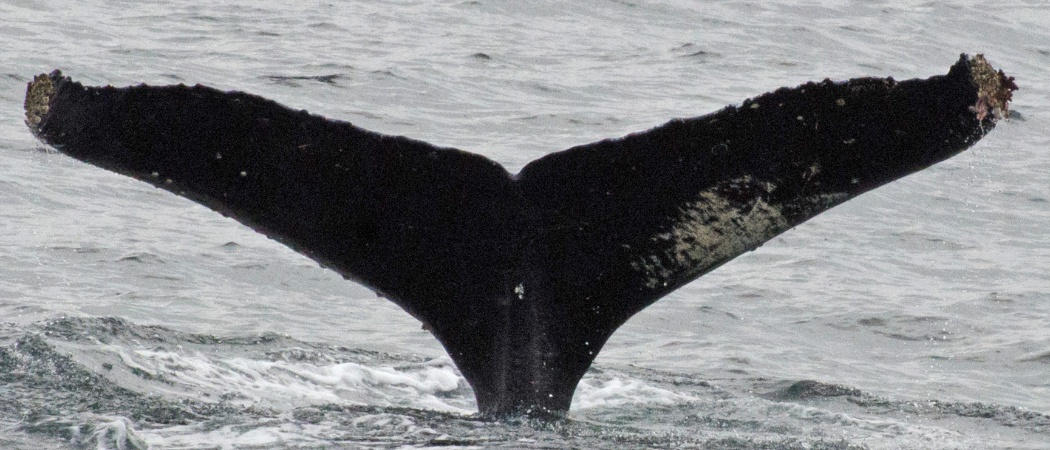
#> input picture 04. Global features/whale_tail/test_image_00.jpg, 1050 x 450 px
$ jupyter execute --allow-errors homework_4.ipynb
#> lines starting #> are read from the running program, lines starting #| are printed output that depends on the picture
#> further down, img is the input picture: shape (450, 1050, 3); mean B, G, R 136.4, 133.8, 132.3
# Homework 4

# Задача №1 - Хвост кита

Не так давно на kaggle было соревнование по классификации горбатых китов по снимках их хвостов. Одним из приемов для улучшения работы нейронной сети было выделение маски хвоста. Затем по этой маске вырезался хвост на исходном изображенииа, нормировался, отображался на черный фон и подавался нейронной сети на вход.

Ваша задача - написать программу, которая совершут предобработку картинки, писанную выше. Т.е. найти маску хвоста, по маске вырезать из исходного изображения хвост, нормировать изображение хвоста так, чтобы оно всегда имело один заданный размер равномерно занимало место, то есть если хвост был повернут, его нужно выпрямить.

Изображения хвостов находятся в приложении к этому занятию.

<table><tr>
    <td>  </td>
    <td>  </td>
    <td>  </td>
</tr></table>

[cell 1]
import numpy as np
import cv2
import matplotlib.pyplot as plt
import skimage
import math

[cell 2]
def plot_transform_result(src_image, transform_image, is_gray=False):
    """
    Отрисовать с помощью plt исходное изображение и его преобразование.

    :param src_image: np.ndarray: исходное изображение
    :param transform_image: np.ndarray: преобразованное изображение
    :param is_gray: bool: флаг для отображения ЧБ изображений
    :return: None
    """
    fig, m_axs = plt.subplots(1, 2, figsize=(6.4*2, 4.8*2), constrained_layout=False)
    ax1, ax2 = m_axs

    cmap = 'gray' if is_gray else None
    ax1.set_title('Исходное изображение')
    ax1.imshow(src_image, cmap=cmap)
    ax1.set_xticks([]), ax1.set_yticks([])
    ax2.set_title('Результат преобразования')
    ax2.imshow(transform_image, cmap=cmap)
    ax2.set_xticks([]), ax2.set_yticks([])
    plt.show()

[cell 3]
def plot_one_image(src_image, is_gray=False):
    """
    Отрисовать с помощью plt исходное изображение.

    :param src_image: np.ndarray: исходное изображение
    :param is_gray: bool: флаг для отображения ЧБ изображений
    :return: None
    """
    fig, m_axs = plt.subplots(1, 1, figsize=(6.4*2, 4.8*2), constrained_layout=False)
    ax1 = m_axs

    cmap = 'gray' if is_gray else None
    ax1.set_title('Исходное изображение')
    ax1.imshow(src_image, cmap=cmap)
    ax1.set_xticks([]), ax1.set_yticks([])
    plt.show()

[cell 4]
def auto_canny(image, sigma=0.3):
    v = np.median(image)

    lower = int(max(0, (1.0 - sigma) * v))
    upper = int(min(255, (1.0 + sigma) * v))
    edged = cv2.Canny(image, lower, upper)

    return edged

[cell 5]
def predprodact(image): # убераем подписи снизу у некоторых картинок
    h, w, _ = image.shape
    if(image[h - 1].mean()  > 253):
        first = True
        for i in range(h // 2, len(image)):
            if(image[i].mean() > 253):
                image = image[0 : i]
                break;

    return image

[cell 6]
def dots(corners, image):
    h, w, _ = image.shape
    hm, wm = h // 2, w // 2
    deviation = []
    for i in range(len(corners)): # находим отклонение каждой точки от середины левого угла и правого угла
        now = []
        now.append(abs(0 - corners[i][0][1]) + abs(0 - corners[i][0][0]))
        now.append(abs(0 - corners[i][0][1]) + abs(w - corners[i][0][0]))
        now.append(abs( 4 * hm // 3 - corners[i][0][1]) + abs(wm - corners[i][0][0]))
        now.append(i)
        deviation.append(now)

    left = corners[sorted(deviation, key=lambda dev : dev[0])[0][3]][0]
    right = corners[sorted(deviation, key=lambda dev : dev[1])[0][3]][0]
    middle = corners[sorted(deviation, key=lambda dev : dev[2])[0][3]][0]

    return [left, right, middle]

[cell 7]
def new_dots(left, right, middle, image):
    new_left, new_right, new_middle = left.copy(), right.copy(), middle.copy()
    new_left[1], new_right[1] = min(new_left[1], new_right[1]), min(new_left[1], new_right[1])
    new_middle[0] = (new_left[0] +new_right[0]) // 2

    return [new_left, new_right, new_middle]

[cell 8]
def apply_warpAffine(image, points1, points2) -> np.ndarray: # аффинное преоброзование из 1 д/з
    image_height, image_width, _ = image.shape

    M = cv2.getAffineTransform(points1, points2)

    new_image_size = int(math.ceil(cv2.norm((image_height, image_width), normType=cv2.NORM_L2)))
    M[0, 2] += (new_image_size - image_width) // 2
    M[1, 2] += (new_image_size - image_height) // 2

    image = cv2.warpAffine(image, M, (new_image_size, new_image_size))

    bordersY = [0, image.shape[0]]
    j = 0;
    if(image[j].mean() > 0):
        j += 1

    for i in range(j, len(image) - 1):
        if (np.mean(image[i]) == np.mean(image[0]) and np.mean(image[i + 1]) != np.mean(image[0])
                or np.mean(image[i + 1]) == np.mean(image[0]) and np.mean(image[i]) != np.mean(image[0])):
            bordersY[j] = i + 1
            j += 1

    bordersX = [0, image.shape[1]]
    j = 0
    if(image[:, j].mean() > 0):
        print(image[:, j].mean())
        j += 1

    for i in range(j, len(image[0]) - 1):
        if (np.mean(image[:, i]) == np.mean(image[:, 0]) and np.mean(image[:, i + 1]) != np.mean(image[:, 0])
                or np.mean(image[:, i + 1]) == np.mean(image[:, 0]) and np.mean(image[:, i]) != np.mean(image[:, 0])):
            bordersX[j] = i + 1
            j += 1

    image = image[bordersY[0]: bordersY[1], bordersX[0]: bordersX[1]]
    return image

[cell 9]
def new_image(img): # уменьшаем размер картинки, делая размер хвоста больше относительного картинки
    i, i1, j, j1 = 0, 0, 0, 0
    for l in range(20):

            img = cv2.cvtColor(img[i : len(img) - j, i1 : len(img[0]) - j1], cv2.COLOR_BGR2RGB)
            gray_img = cv2.cvtColor(img, cv2.COLOR_BGR2GRAY)
            gray_img = cv2.medianBlur(gray_img, 5)
            gray_img = cv2.GaussianBlur(gray_img, (9,9), sigmaX = 1.5, sigmaY = 1.5)
            gray_img = auto_canny(gray_img)

            i = 0
            for i in range(len(gray_img)):
                if(gray_img[i].mean() > 0.5):
                    break
            j = 0
            for j in range(len(gray_img)):
                if(gray_img[len(gray_img) - j - 1].mean() > 0.5):
                    break

            i1 = 0
            for i1 in range(len(gray_img[0])):
                if(gray_img[::, i1].mean() > 1):
                    break

            j1 = 0
            for j1 in range(len(gray_img[0])):
                if(gray_img[::, len(gray_img[0]) - j1 - 1].mean() > 1):
                    break
    img = cv2.cvtColor(img[i : len(img) - j, i1 : len(img[0]) - j1], cv2.COLOR_BGR2RGB)
    return img

#> (a cell that did not finish here is left out)

    img = new_image(img)
#> the loop in new_image, `for l in range(20): ` made 20 passes
#> (v in auto_canny, lower in auto_canny, upper in auto_canny) on passes 1 to 12: (179, 125, 232), (167, 116, 217), (168, 117, 218), (167, 116, 217), (168, 117, 218), (167, 116, 217), (168, 117, 218), (169, 118, 219), (170, 118, 221), (169, 118, 219), (170, 118, 221), (169, 118, 219)
#> pass 1, in new_image, `gray_img = cv2.GaussianBlur(gray_img, (9,9), sigmaX = 1.5, sigmaY = 1.5)`:
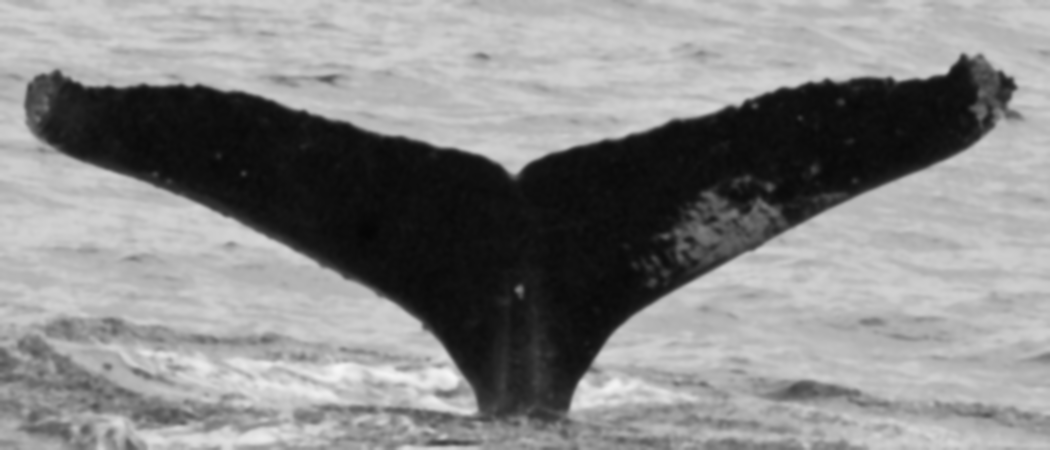
#> gray_img: shape (450, 1050); min 6, max 246, mean 134.4
#> after the loop in new_image, `for l in range(20):`:
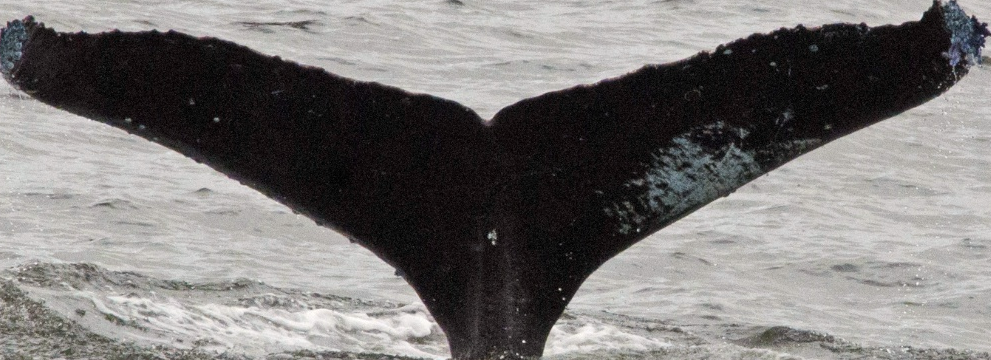
#> img: shape (360, 991, 3); mean R, G, B 121.9, 119.3, 118.3
#> `gray_img = cv2.medianBlur(gray_img, 9)`:
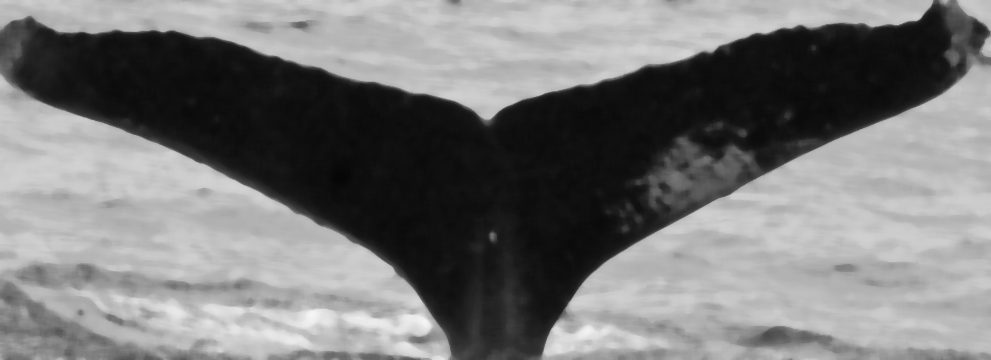
#> gray_img: shape (360, 991); min 6, max 245, mean 120.1

    gray_img = cv2.cvtColor(img, cv2.COLOR_BGR2GRAY)
    gray_img = cv2.medianBlur(gray_img, 9)
    gray_img = cv2.GaussianBlur(gray_img, (11,11), sigmaX = 1, sigmaY = 1)
    gray_img = auto_canny(gray_img)
#> in auto_canny (call 21), `v = np.median(image)`: v = 172
#> in auto_canny (call 21), `lower = int(max(0, (1.0 - sigma) * v))`: lower = 120
#> in auto_canny (call 21), `upper = int(min(255, (1.0 + sigma) * v))`: upper = 223
#> in auto_canny (call 21), `edged = cv2.Canny(image, lower, upper)`:
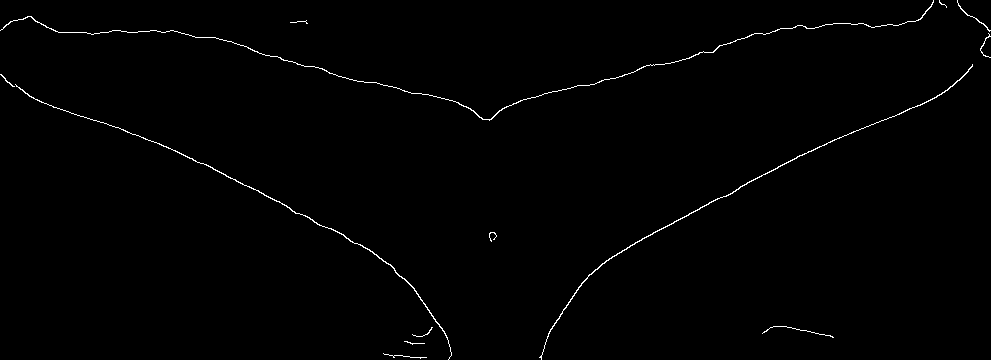
#> edged: shape (360, 991); 0.78% white in thin lines or dots
#> `corners = cv2.goodFeaturesToTrack(gray_img, maxCorners=100, qualityLev..`: corners = 39 rows, first 8: [972, 65], [405, 341], [763, 332], [833, 337], [492, 235], [989, 33], [541, 355], [290, 22]

    corners = cv2.goodFeaturesToTrack(gray_img, maxCorners=100, qualityLevel=0.1, minDistance=30, mask=None, blockSize=3, \
                                  gradientSize=11, useHarrisDetector=False, k=0.5)
    corners = np.int0(corners)

    old = dots(corners, img)
#> the loop in dots, `for i in range(len(corners)):` made 39 passes
#> after the loop in dots, `for i in range(len(corners)):`: deviation = 39 items, first 6: [1037, 84, 652, 0], [746, 927, 191, 1], [1095, 560, 360, 2], [1170, 495, 435, 3], [727, 734, 8, 4], [1022, 35, 701, 5]
#> in dots, `left = corners[sorted(deviation, key=lambda dev : dev[0])[0][3]][0]`: left = [29, 18]
#> in dots, `right = corners[sorted(deviation, key=lambda dev : dev[1])[0][3]][0]`: right = [989, 33]
#> in dots, `middle = corners[sorted(deviation, key=lambda dev : dev[2])[0][3]][0]`: middle = [492, 235]
#> `old = dots(corners, img)`: old = [[29, 18], [989, 33], [492, 235]]
    new = new_dots(old[0], old[1], old[2], img)
#> in new_dots, `new_left, new_right, new_middle = left.copy(), right.copy(), middle.co..`: new_left = [29, 18]; new_right = [989, 33]; new_middle = [492, 235]
#> `new = new_dots(old[0], old[1], old[2], img)`: new = [[29, 18], [989, 18], [509, 235]]
    img1 = apply_warpAffine(img, np.float32(old), np.float32(new))
#> in apply_warpAffine, `M = cv2.getAffineTransform(points1, points2)`: M = [[0.999, 0.081, -1.42], [-0.0162, 1.03, -0.152]]
#> in apply_warpAffine, `image = cv2.warpAffine(image, M, (new_image_size, new_image_size))`:
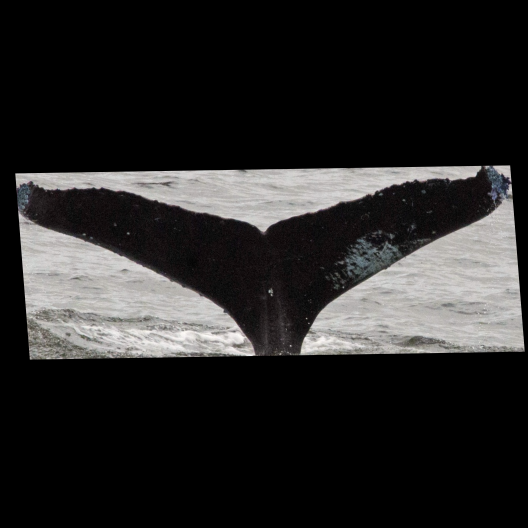
#> image: shape (1055, 1055, 3) (shown at 1/2 size); mean of channels 0, 1, 2 39.2, 39.6, 40.4; drawn as B, G, R
#> the loop in apply_warpAffine, `for i in range(j, len(image) - 1):` made 1054 passes
#> j on passes 330, 720: 1, 2
#> after the loop in apply_warpAffine, `for i in range(j, len(image) - 1):`: bordersY = [330, 720]; j = 2
#> the loop in apply_warpAffine, `for i in range(j, len(image[0]) - 1):` made 1054 passes
#> after the loop in apply_warpAffine, `for i in range(j, len(image[0]) - 1):`: bordersX = [30, 1050]; j = 2
#> in apply_warpAffine, `image = image[bordersY[0]: bordersY[1], bordersX[0]: bordersX[1]]`:
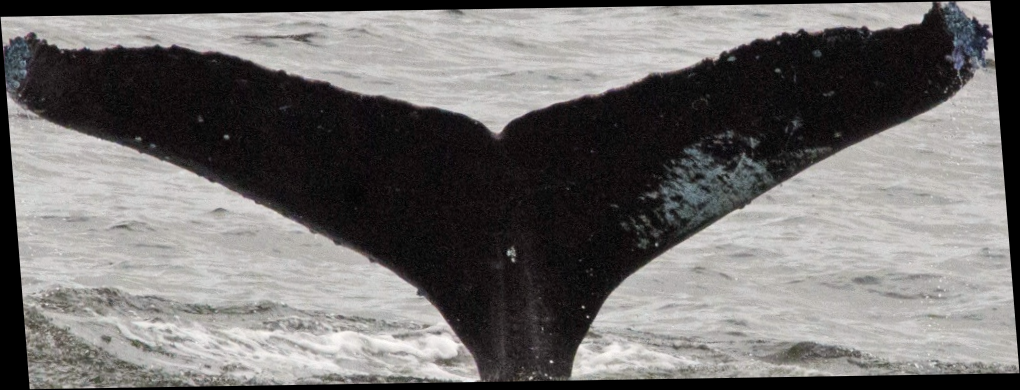
#> image: shape (390, 1020, 3); mean of channels 0, 1, 2 109.7, 110.7, 113.1; drawn as B, G, R

    plot_transform_result(img, img1)
#> pass 2 of the loop `for i in range(10):`:
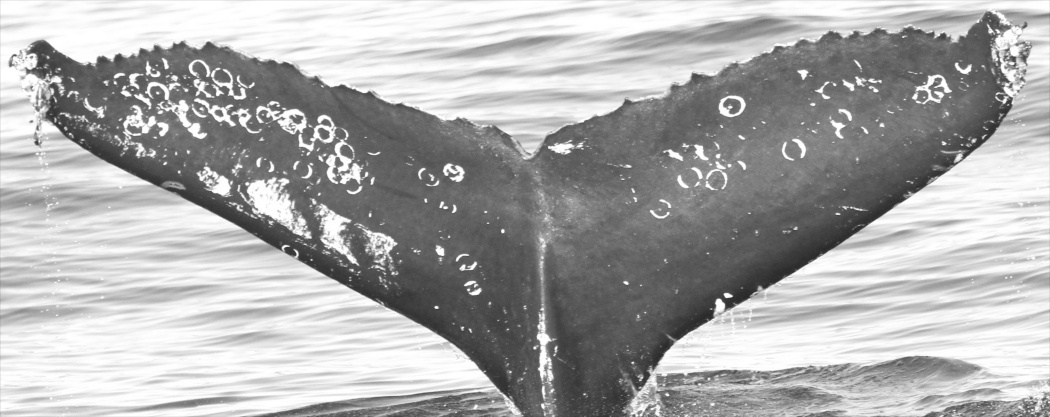
#> input picture 04. Global features/whale_tail/test_image_01.jpg, 1050 x 417 px
#> img is the input picture: shape (417, 1050, 3); min 38, max 255, mean 171.8
#> the loop in new_image (call 2), `for l in range(20): ` made 20 passes
#> (v in auto_canny, lower in auto_canny, upper in auto_canny) on passes 1 to 8: (186, 130, 241), (172, 120, 223), (172, 120, 223), (172, 120, 223), (172, 120, 223), (171, 119, 222), (171, 119, 222), (171, 119, 222)
#> pass 1, in auto_canny (call 22), `edged = cv2.Canny(image, lower, upper)`:
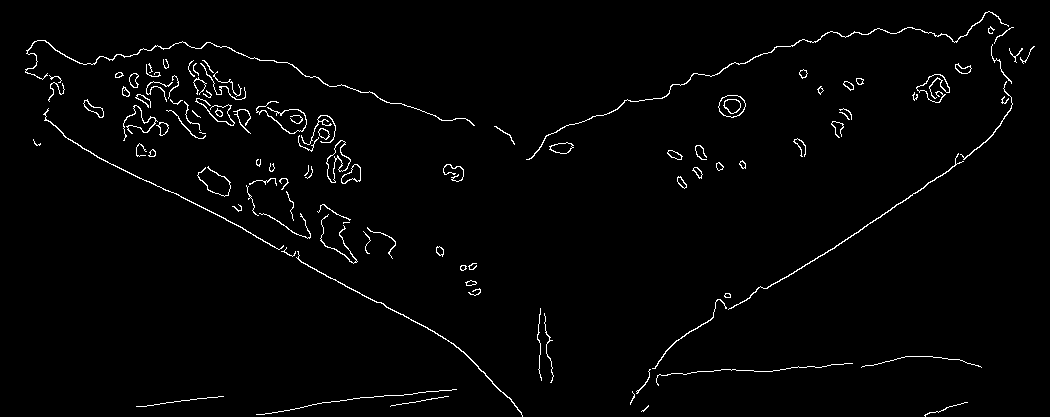
#> edged: shape (417, 1050); 1.9% white in thin lines or dots
#> corners = 75 rows, first 8: [215, 78], [150, 65], [983, 69], [195, 106], [258, 174], [127, 109], [503, 146], [292, 114]
#> the loop in dots (call 2), `for i in range(len(corners)):` made 75 passes
#> old = [[3, 36], [972, 1], [515, 297]]
#> new = [[3, 1], [972, 1], [487, 297]]
#> M = [[0.996, -0.1, 3.62], [0.0383, 1.06, -37.24]]
#> the loop in apply_warpAffine (call 2), `for i in range(j, len(image) - 1):` made 1082 passes
#> after the loop in apply_warpAffine (call 2), `for i in range(j, len(image) - 1):`: bordersY = [301, 768]; j = 2
#> the loop in apply_warpAffine (call 2), `for i in range(j, len(image[0]) - 1):` made 1082 passes
#> after the loop in apply_warpAffine (call 2), `for i in range(j, len(image[0]) - 1):`: bordersX = [2, 1043]; j = 2
#> in apply_warpAffine (call 2), `image = image[bordersY[0]: bordersY[1], bordersX[0]: bordersX[1]]`:
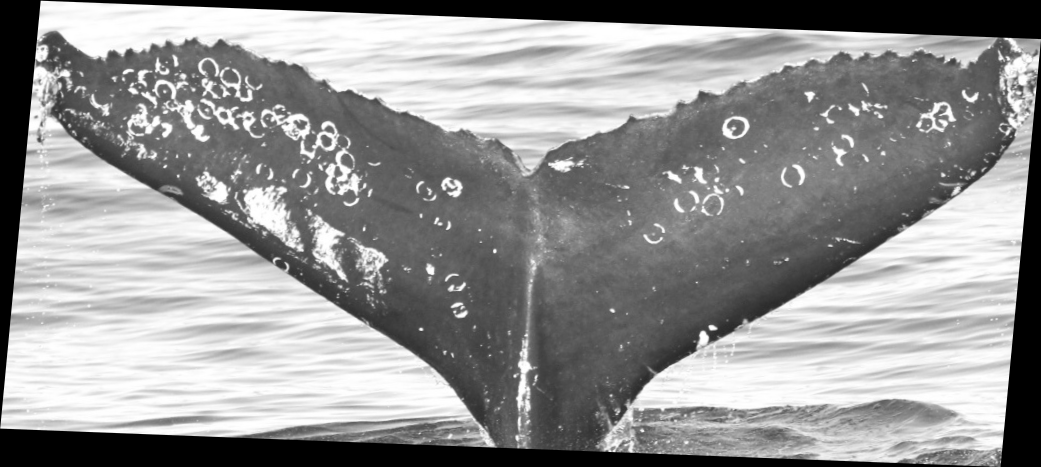
#> image: shape (467, 1041, 3); min 0, max 255, mean 147.9
#> pass 3 of the loop `for i in range(10):`:
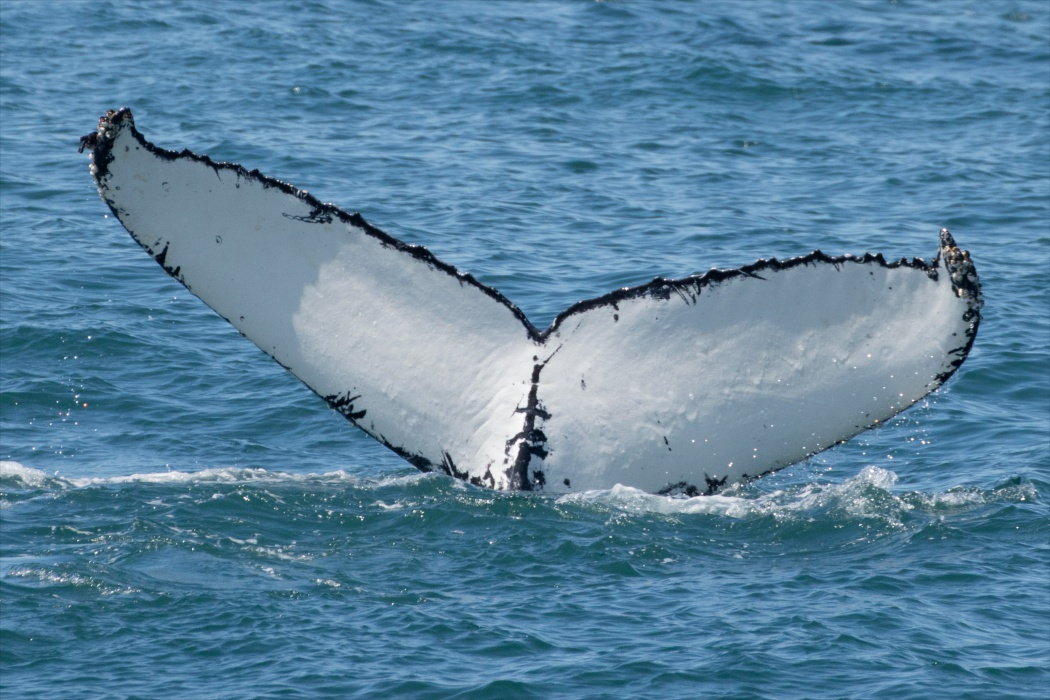
#> input picture 04. Global features/whale_tail/test_image_02.jpg, 1050 x 700 px
#> img is the input picture: shape (700, 1050, 3); mean B, G, R 158.4, 131, 90.2
#> `gray_img = auto_canny(gray_img)`:
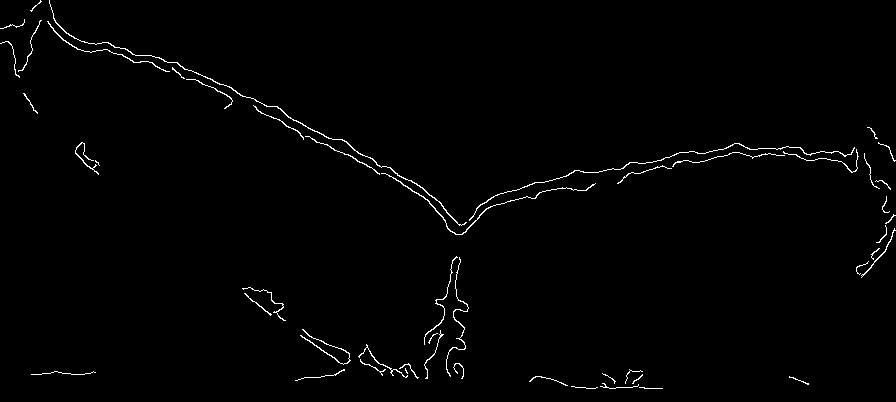
#> gray_img: shape (402, 896); 1.1% white in thin lines or dots
#> corners = 48 rows, first 8: [426, 378], [24, 93], [172, 68], [594, 184], [614, 382], [270, 314], [440, 336], [808, 384]
#> old = [[31, 10], [876, 138], [457, 260]]
#> new = [[31, 10], [876, 10], [453, 260]]
#> M = [[1, -0.0216, 0.114], [-0.204, 1.35, 2.85]]
#> the loop in apply_warpAffine (call 3), `for i in range(j, len(image) - 1):` made 982 passes
#> after the loop in apply_warpAffine (call 3), `for i in range(j, len(image) - 1):`: bordersY = [109, 835]; j = 2
#> the loop in apply_warpAffine (call 3), `for i in range(j, len(image[0]) - 1):` made 982 passes
#> after the loop in apply_warpAffine (call 3), `for i in range(j, len(image[0]) - 1):`: bordersX = [34, 943]; j = 2
#> in apply_warpAffine (call 3), `image = image[bordersY[0]: bordersY[1], bordersX[0]: bordersX[1]]`:
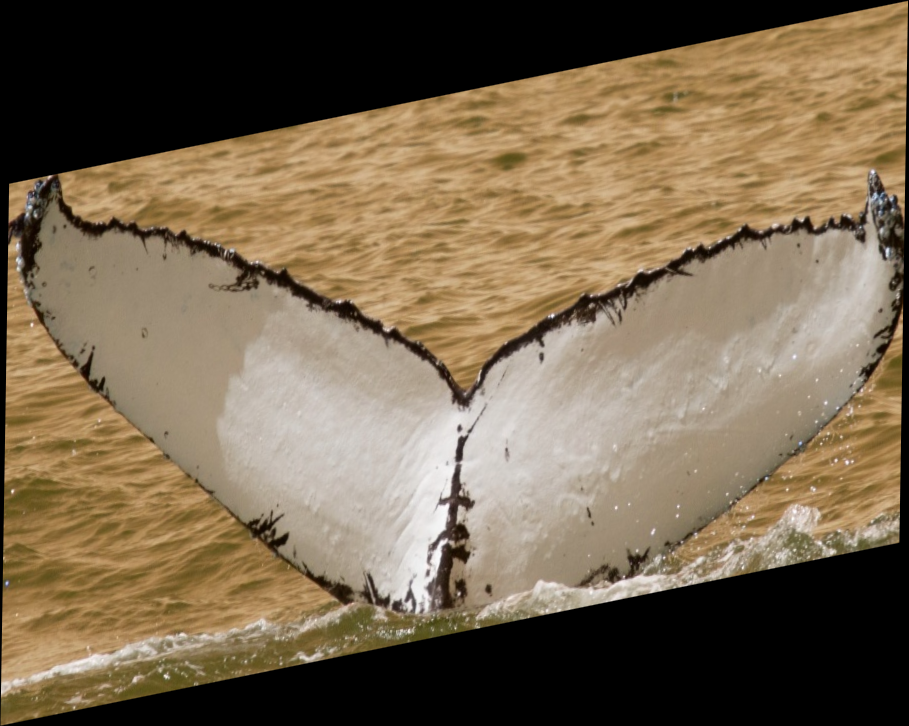
#> image: shape (726, 909, 3); mean of channels 0, 1, 2 80, 103.9, 121.1; drawn as B, G, R
